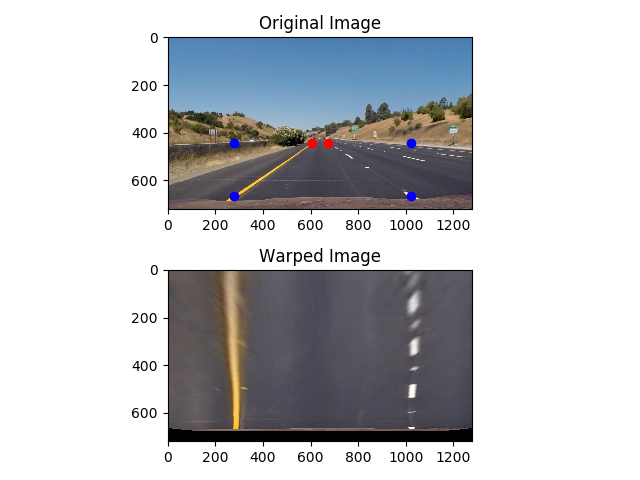
#> input picture deliverables/warped.png, 640 x 480 px
$ python laneFit.py   (older library calls are emulated)
#> lines starting #> are read from the running program, lines starting #| are printed output that depends on the picture; after the words box and inside, x2 and y2 are one past the last pixel; in counts of white or black regions, pixels touching at a corner belong together
#> further down, image_bgr is the input picture: shape (480, 640, 3); mean B, G, R 201.5, 198.3, 196.8
import PIL
import matplotlib.pyplot as plt
import matplotlib.image as mpimg
import cv2
import numpy as np


def laneFit(img):
    if len(img.shape) >= 3 and img.shape[2] > 1:
        img = cv2.cvtColor(img, cv2.COLOR_BGR2GRAY)
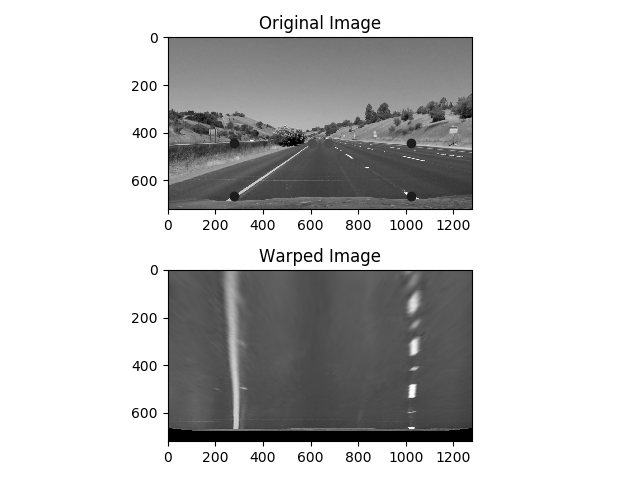
#> img: shape (480, 640); min 0, max 255, mean 198.2

    histogram = np.sum(img[img.shape[0]//2:,:], axis=0)
#> histogram = 640 values, max 61200 at index 0, min 15578 at index 168, mean 46310
    out_img = np.dstack((img, img, img))*255
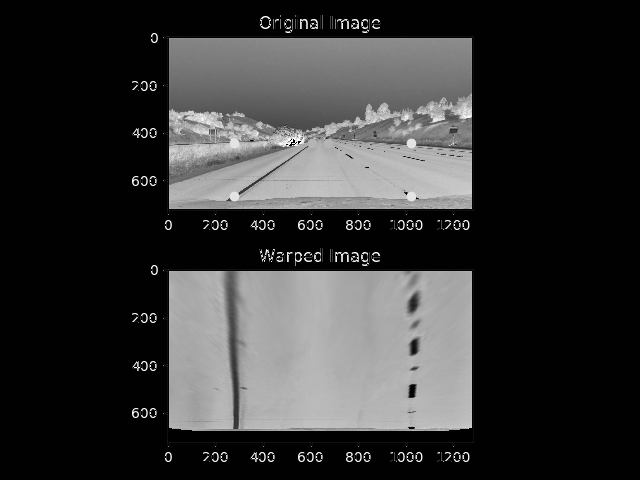
#> out_img: shape (480, 640, 3); min 0, max 255, mean 53.1

    midpoint = np.int(histogram.shape[0]/2)
#> midpoint = 320
    leftx_base = np.argmax(histogram[:midpoint])
#> leftx_base = 0
    rightx_base = np.argmax(histogram[midpoint:]) + midpoint
#> rightx_base = 474

    # Choose the number of sliding windows
    nwindows = 9
    window_height = np.int(img.shape[0]/nwindows)
#> window_height = 53
    # Identify the x and y positions of all nonzero pixels in the image
    nonzero = img.nonzero()
#> nonzero = 301543 positions, rows 0 to 479, columns 0 to 639
    nonzeroy = np.array(nonzero[0])
    nonzerox = np.array(nonzero[1])
    # Current positions to be updated for each window
    leftx_current = leftx_base
#> leftx_current = 0
    rightx_current = rightx_base
#> rightx_current = 474
    # Set the width of the windows +/- margin
    margin = 100
    # Set minimum number of pixels found to recenter window
    minpix = 50
    # Create empty lists to receive left and right lane pixel indices
    left_lane_inds = []
    right_lane_inds = []


    # Step through the windows one by one
    for window in range(nwindows):
        # Identify window boundaries in x and y (and right and left)
        win_y_low = img.shape[0] - (window+1)*window_height
        win_y_high = img.shape[0] - window*window_height
        win_xleft_low = leftx_current - margin
        win_xleft_high = leftx_current + margin
        win_xright_low = rightx_current - margin
        win_xright_high = rightx_current + margin
        # Draw the windows on the visualization image
        cv2.rectangle(out_img,(win_xleft_low,win_y_low),(win_xleft_high,win_y_high),(0,255,0), 2)
        cv2.rectangle(out_img,(win_xright_low,win_y_low),(win_xright_high,win_y_high),(0,255,0), 2)
        # Identify the nonzero pixels in x and y within the window
        good_left_inds = ((nonzeroy >= win_y_low) & (nonzeroy < win_y_high) & (nonzerox >= win_xleft_low) & (nonzerox < win_xleft_high)).nonzero()[0]
        good_right_inds = ((nonzeroy >= win_y_low) & (nonzeroy < win_y_high) & (nonzerox >= win_xright_low) & (nonzerox < win_xright_high)).nonzero()[0]
        # Append these indices to the lists
        left_lane_inds.append(good_left_inds)
        right_lane_inds.append(good_right_inds)
        # If you found > minpix pixels, recenter next window on their mean position
        if len(good_left_inds) > minpix:
            leftx_current = np.int(np.mean(nonzerox[good_left_inds]))
        if len(good_right_inds) > minpix:
           rightx_current = np.int(np.mean(nonzerox[good_right_inds]))
#> this loop made 9 passes
#> (win_xleft_low, win_xleft_high, win_xright_low, win_xright_high, leftx_current, rightx_current) on passes 1 to 9: (-100, 100, 374, 574, 49, 479), (-51, 149, 379, 579, 73, 478), (-27, 173, 378, 578, 85, 477), (-15, 185, 377, 577, 91, 476), (-9, 191, 376, 576, 94, 475), (-6, 194, 375, 575, 95, 475), (-5, 195, 375, 575, 96, 474), (-4, 196, 374, 574, 97, 473), (-3, 197, 373, 573, 97, 473)
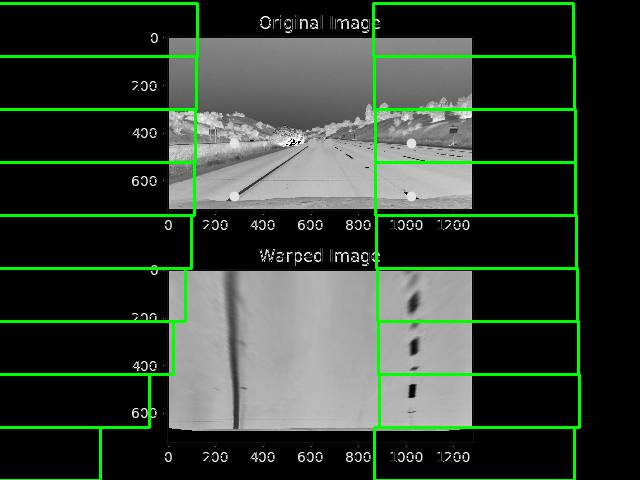
#> out_img: shape (480, 640, 3); 4.86% of pixels changed, all inside (x1, y1, x2, y2) = (0, 2, 581, 480); drawn as B, G, R
#> after the loop, left_lane_inds = 9 items; right_lane_inds = 9 items

    # Concatenate the arrays of indices
    left_lane_inds = np.concatenate(left_lane_inds)
    right_lane_inds = np.concatenate(right_lane_inds)

    # Extract left and right line pixel positions
    leftx = nonzerox[left_lane_inds]
    lefty = nonzeroy[left_lane_inds]
    rightx = nonzerox[right_lane_inds]
    righty = nonzeroy[right_lane_inds]

    # Fit a second order polynomial to each
    left_fit = np.polyfit(lefty, leftx, 2)
#> left_fit = [-0.000402, 0.108, 92.13]
    right_fit = np.polyfit(righty, rightx, 2)
#> right_fit = [-9.49e-06, 0.0193, 472.1]


    # Generate x and y values for plotting
    ploty = np.linspace(0, img.shape[0]-1, img.shape[0] )
#> ploty = 480 values from 0 to 479
    left_fitx = left_fit[0]*ploty**2 + left_fit[1]*ploty + left_fit[2]
#> left_fitx = 480 values, max 99.44 at index 135, min 51.76 at index 479, mean 87.3
    right_fitx = right_fit[0]*ploty**2 + right_fit[1]*ploty + right_fit[2]
#> right_fitx = 480 values from 472.1 to 479.2

    out_img[nonzeroy[left_lane_inds], nonzerox[left_lane_inds]] = [255, 0, 0]
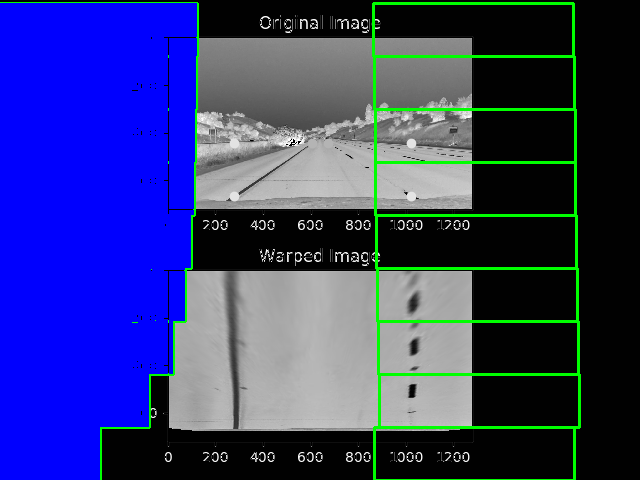
#> out_img: shape (480, 640, 3); mean of channels 0, 1, 2 117.2, 56.1, 48; drawn as B, G, R
    out_img[nonzeroy[right_lane_inds], nonzerox[right_lane_inds]] = [0, 0, 255]
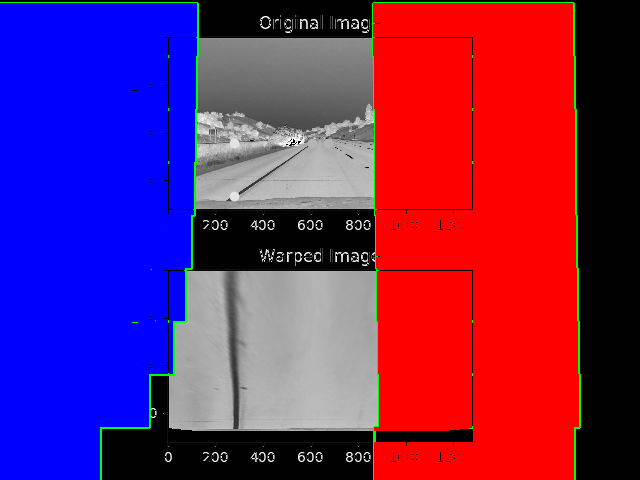
#> out_img: shape (480, 640, 3); mean of channels 0, 1, 2 101.6, 35, 110.1; drawn as B, G, R

    # [9 lines of commented-out code are left out]
    warp_zero = np.zeros_like(img).astype(np.uint8)
    color_warp = np.dstack((warp_zero, warp_zero, warp_zero))

    # Recast the x and y points into usable format for cv2.fillPoly()
    pts_left = np.array([np.transpose(np.vstack([left_fitx, ploty]))])
#> pts_left = 480 pairs, first value 51.76 to 99.44, second value 0 to 479
    pts_right = np.array([np.flipud(np.transpose(np.vstack([right_fitx, ploty])))])
#> pts_right = 480 pairs, first value 472.1 to 479.2, second value 0 to 479
    pts = np.hstack((pts_left, pts_right))
#> pts = 960 pairs, first value 51.76 to 479.2, second value 0 to 479

    # Draw the lane onto the warped blank image
    cv2.fillPoly(color_warp, np.int_([pts]), (0,255, 0))
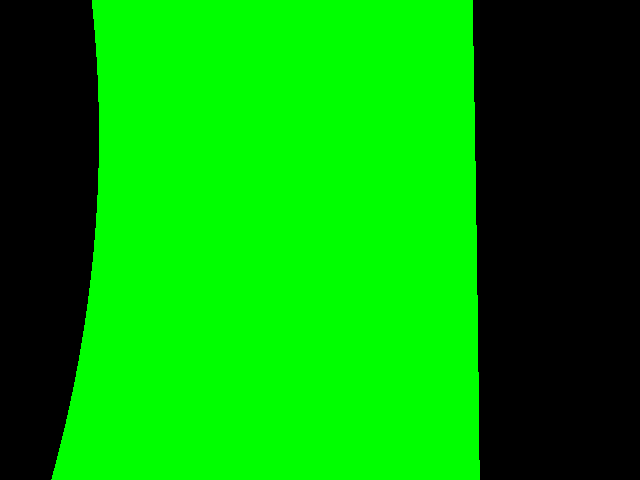
#> color_warp: shape (480, 640, 3); mean of channels 0, 1, 2 0, 155.3, 0; drawn as B, G, R


    # Calculate the curvature of the lanes:
    y_eval = np.max(ploty)
#> y_eval = 479
    ym_per_pix = 30/720 # meters per pixel in y dimension
    xm_per_pix = 3.7/700 # meters per pixel in x dimension

    # Fit new polynomials to x,y in world space
    left_fit_cr = np.polyfit(lefty*ym_per_pix, leftx*xm_per_pix, 2)
#> left_fit_cr = [-0.00122, 0.0138, 0.487]
    right_fit_cr = np.polyfit(righty*ym_per_pix, rightx*xm_per_pix, 2)
#> right_fit_cr = [-2.89e-05, 0.00245, 2.5]

    # Calculate the new radii of curvature
    left_curverad = ((1 + (2*left_fit_cr[0]*y_eval*ym_per_pix + left_fit_cr[1])**2)**1.5) / np.absolute(2*left_fit_cr[0])
#> left_curverad = 408.9
    right_curverad = ((1 + (2*right_fit_cr[0]*y_eval*ym_per_pix + right_fit_cr[1])**2)**1.5) / np.absolute(2*right_fit_cr[0])
#> right_curverad = 17299.9

    return color_warp, left_curverad, right_curverad


if __name__=='__main__':
    image_bgr = cv2.imread('./warped.png')

    fittedImage = laneFit(image_bgr)

#> (the run stopped early here; a loop or call above may not have finished)
